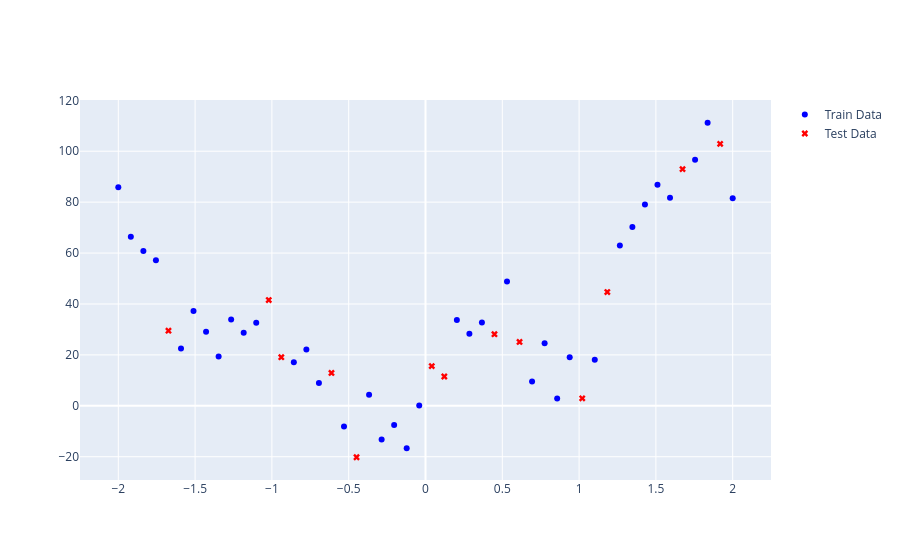

Notebook code cell kept with this figure:
### Markdown cell above
**Train Test Splits**

[Scikit-learn](https://scikit-learn.org/stable/) has already built in functions to separate our dataset intro train and test sets

### Code cell
## Train Test Split
from sklearn.model_selection import train_test_split 
X_tr, X_te, Y_tr, Y_te = train_test_split(X, Y, test_size=0.25, random_state=42)
train_points = go.Scatter(name="Train Data", 
                          x=X_tr, y=Y_tr, mode='markers',  marker=dict(color="blue", symbol=0))
test_points = go.Scatter(name="Test Data",
                         x=X_te, y=Y_te, mode='markers', marker=dict(color="red", symbol="x"))
iplot([train_points, test_points], filename="toydataset-reg-lecture")

### Figure 1 — Plotly figure (JSON) as saved in the notebook; plotly's stock layout.template omitted (floating-point values rounded to 4 significant figures)
{"data": [{"marker": {"color": "blue", "symbol": 0}, "mode": "markers", "name": "Train Data", "type": "scatter", "x": [-1.347, -1.755, -1.51, 1.347, 1.755, 1.837, -0.7755, -1.265, -0.6939, -0.04082, 0.7755, 0.5306, -2.0, 1.592, 0.2041, 0.6939, -1.592, 0.3673, -1.102, 0.9388, -1.918, -0.2857, -1.837, 1.51, 0.8571, -0.1224, 1.265, -1.184, -0.2041, -0.5306, 2.0, -0.3673, -1.429, 1.429, -0.8571, 0.2857, 1.102], "y": [19.39, 57.19, 37.22, 70.19, 96.64, 111.2, 22.08, 33.93, 9.001, 0.128, 24.58, 48.85, 85.85, 81.7, 33.68, 9.552, 22.53, 32.75, 32.58, 19.11, 66.36, -13.28, 60.81, 86.79, 2.85, -16.67, 62.92, 28.69, -7.579, -8.142, 81.49, 4.385, 29.05, 79.1, 17.08, 28.28, 18.06]}, {"marker": {"color": "red", "symbol": "x"}, "mode": "markers", "name": "Test Data", "type": "scatter", "x": [-0.9388, 1.184, 0.449, 1.673, -0.6122, 1.918, 0.1224, 0.04082, 0.6122, -0.449, -1.02, -1.673, 1.02], "y": [19.1, 44.69, 28.13, 92.97, 12.91, 102.9, 11.51, 15.6, 25.09, -20.21, 41.54, 29.51, 2.931]}], "layout": {}}
